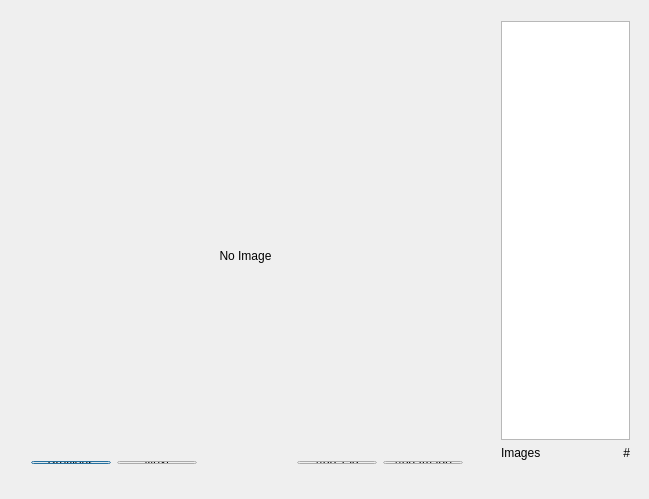
<?xml version="1.0" encoding="UTF-8"?>
<ui version="4.0">
 <class>ImageDialog</class>
 <widget class="QDialog" name="ImageDialog">
  <property name="geometry">
   <rect>
    <x>0</x>
    <y>0</y>
    <width>649</width>
    <height>499</height>
   </rect>
  </property>
  <property name="windowTitle">
   <string>ImageDialog</string>
  </property>
  <widget class="QLabel" name="imageLabel">
   <property name="geometry">
    <rect>
     <x>110</x>
     <y>160</y>
     <width>271</width>
     <height>191</height>
    </rect>
   </property>
   <property name="text">
    <string>No Image</string>
   </property>
   <property name="alignment">
    <set>Qt::AlignCenter</set>
   </property>
  </widget>
  <widget class="QWidget" name="">
   <property name="geometry">
    <rect>
     <x>490</x>
     <y>10</y>
     <width>151</width>
     <height>461</height>
    </rect>
   </property>
   <layout class="QVBoxLayout" name="verticalLayout">
    <item>
     <widget class="QListWidget" name="listWidget">
      <property name="selectionMode">
       <enum>QAbstractItemView::MultiSelection</enum>
      </property>
     </widget>
    </item>
    <item>
     <layout class="QHBoxLayout" name="horizontalLayout">
      <item>
       <widget class="QLabel" name="imagesLabel">
        <property name="text">
         <string>Images</string>
        </property>
       </widget>
      </item>
      <item>
       <widget class="QLabel" name="label">
        <property name="text">
         <string>#</string>
        </property>
        <property name="alignment">
         <set>Qt::AlignRight|Qt::AlignTrailing|Qt::AlignVCenter</set>
        </property>
       </widget>
      </item>
     </layout>
    </item>
   </layout>
  </widget>
  <widget class="QWidget" name="">
   <property name="geometry">
    <rect>
     <x>20</x>
     <y>450</y>
     <width>454</width>
     <height>25</height>
    </rect>
   </property>
   <layout class="QHBoxLayout" name="horizontalLayout_2">
    <item>
     <widget class="QPushButton" name="previousButton">
      <property name="text">
       <string>Previous</string>
      </property>
     </widget>
    </item>
    <item>
     <widget class="QPushButton" name="nextButton">
      <property name="text">
       <string>Next</string>
      </property>
     </widget>
    </item>
    <item>
     <spacer name="horizontalSpacer">
      <property name="orientation">
       <enum>Qt::Horizontal</enum>
      </property>
      <property name="sizeHint" stdset="0">
       <size>
        <width>128</width>
        <height>20</height>
       </size>
      </property>
     </spacer>
    </item>
    <item>
     <widget class="QPushButton" name="addTagButton">
      <property name="text">
       <string>Add Tag</string>
      </property>
     </widget>
    </item>
    <item>
     <widget class="QPushButton" name="addImageButton">
      <property name="text">
       <string>Add Image</string>
      </property>
     </widget>
    </item>
   </layout>
  </widget>
  <zorder>previousButton</zorder>
  <zorder>nextButton</zorder>
  <zorder>horizontalSpacer</zorder>
  <zorder>addTagButton</zorder>
  <zorder>addImageButton</zorder>
  <zorder>listWidget</zorder>
  <zorder>imageLabel</zorder>
  <zorder>imagesLabel</zorder>
  <zorder>label</zorder>
  <zorder>listWidget</zorder>
 </widget>
 <layoutdefault spacing="6" margin="11"/>
 <resources/>
 <connections/>
</ui>
